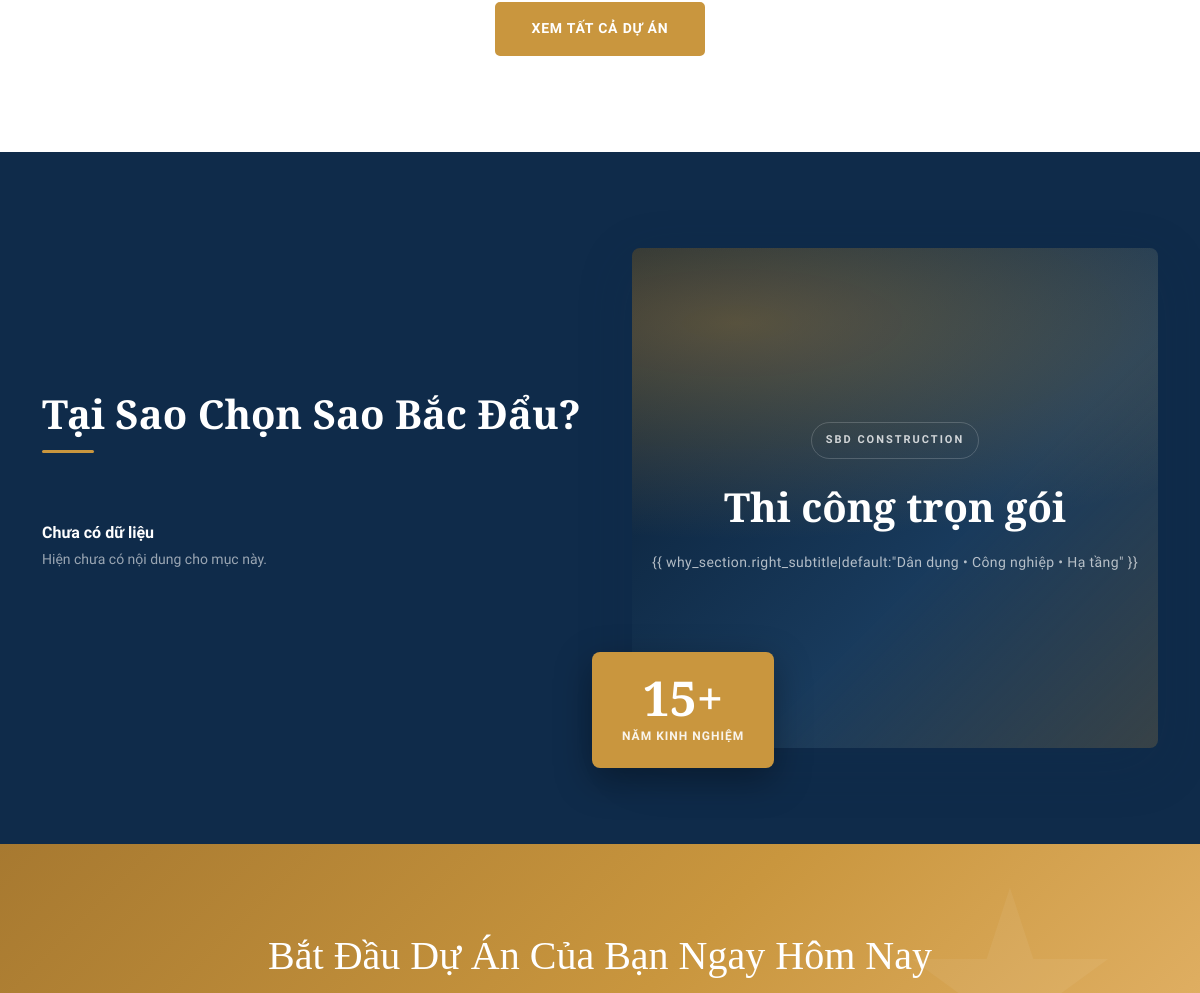
Before: / (middle part) with the older database file.
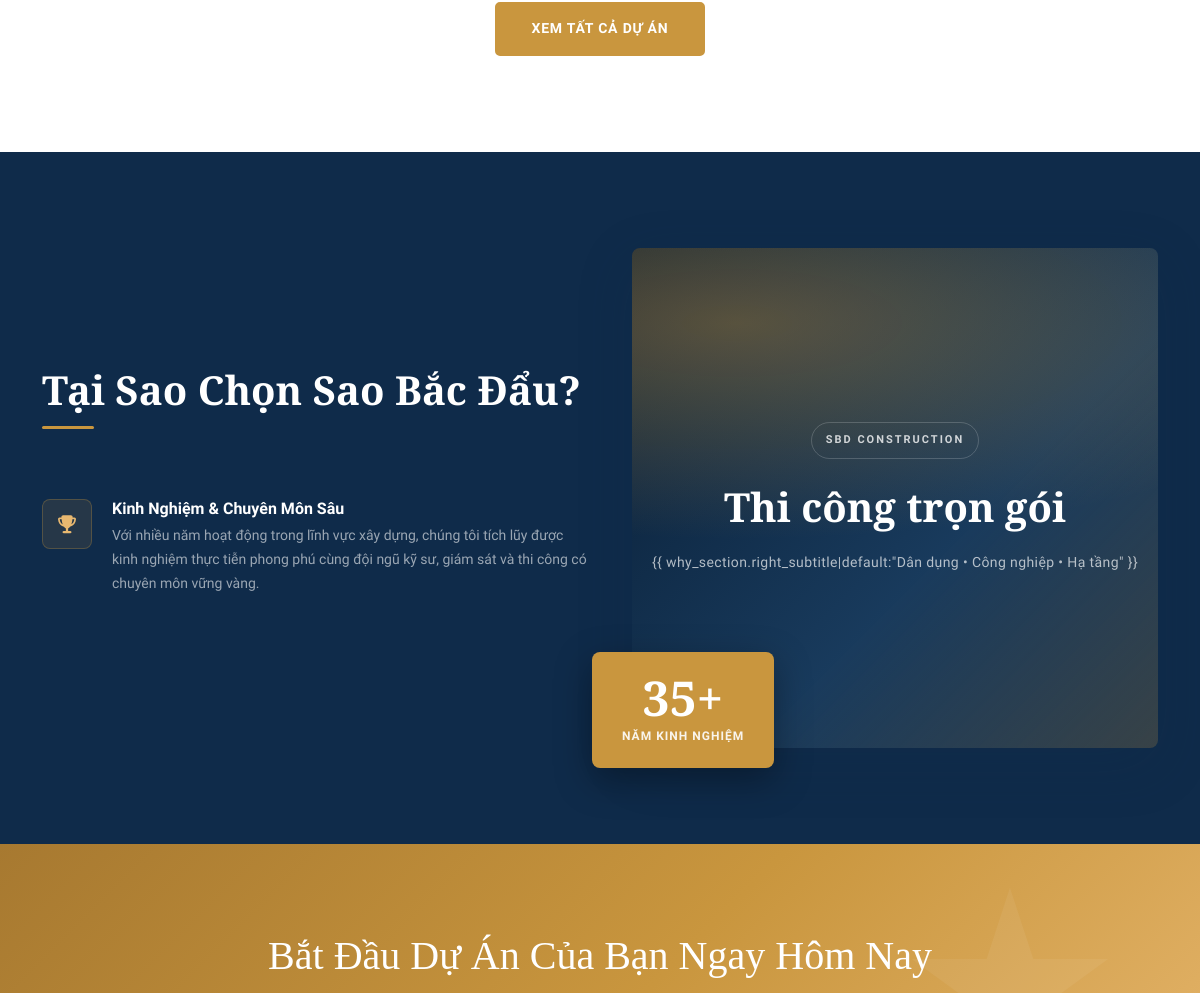
After: the same page with the newer database file.
### home/models.py (models this page shows, shortened)
class HomeWhyChooseSection(models.Model):
    section_title = models.CharField(
        max_length=255,
        default="Tại Sao Chọn Sao Bắc Đẩu?",
        verbose_name="Tiêu đề khối bên trái",
    )
    right_kicker = models.CharField(
        max_length=100,
        default="SBD Construction",
        verbose_name="Dòng nhỏ bên phải",
    )
    right_title = models.CharField(
        max_length=255,
        default="Thi công trọn gói",
        verbose_name="Tiêu đề lớn bên phải",
    )
    right_subtitle = models.CharField(
        max_length=255,
        default="Dân dụng • Công nghiệp • Hạ tầng",
        verbose_name="Dòng mô tả bên phải",
    )
    badge_number = models.CharField(
        max_length=20,
        default="15+",
        verbose_name="Số badge",
    )
    badge_label = models.CharField(
        max_length=100,
        default="Năm Kinh Nghiệm",
        verbose_name="Chữ dưới badge",
    )
    updated_at = models.DateTimeField(auto_now=True)
    class Meta:
        verbose_name = "Khối Tại Sao Chọn Chúng Tôi"
        verbose_name_plural = "Khối Tại Sao Chọn Chúng Tôi"

class HomeWhyChooseItem(models.Model):
    section = models.ForeignKey(
        HomeWhyChooseSection,
        on_delete=models.CASCADE,
        related_name="items",
        verbose_name="Khối",
    )
    icon = models.CharField(
        max_length=100,
        default="fa-solid fa-star",
        verbose_name="Icon Font Awesome",
        help_text="Ví dụ: fa fa-trophy hoặc fa-solid fa-shield",
    )
    title = models.CharField(max_length=255, verbose_name="Tiêu đề item")
    content = models.TextField(verbose_name="Nội dung item")
    order = models.PositiveIntegerField(default=0, verbose_name="Thứ tự")
    is_active = models.BooleanField(default=True, verbose_name="Hiển thị")
    created_at = models.DateTimeField(auto_now_add=True)
    class Meta:
        ordering = ["order", "created_at"]
        verbose_name = "Lý do chọn chúng tôi"
        verbose_name_plural = "Lý do chọn chúng tôi"

### home/views.py (the view)
# urls.py: path("", views.home, name="home"),
def home(request):
    projects = Project.objects.filter(is_featured=True)
    services = (
        Service.objects.filter(is_active=True, service_type__is_active=True)
        .select_related("service_type")
        .order_by(
            "service_type__order",
            "service_type__created_at",
            "order",
            "created_at",
        )
    )
    why_section = HomeWhyChooseSection.objects.first()
    why_items = HomeWhyChooseItem.objects.filter(is_active=True).order_by(
        "order", "created_at"
    )
    return render(
        request,
        "home/home.html",
        {
            "projects": projects,
            "services": services,
            "why_section": why_section,
            "why_items": why_items,
        },
    )

### home/context_processors.py (called while the page is built)
def site_contact(request):
    contact = (
        ContactInfo.objects.filter(is_active=True)
        .order_by("order", "created_at")
        .first()
    )
    unread_notifications_count = 0
    recent_notifications = []
    if request.user.is_authenticated:
        unread_notifications_count = Notification.objects.filter(
            user=request.user,
            is_read=False,
        ).count()
        recent_notifications = Notification.objects.filter(user=request.user)[:5]
    return {
        "site_contact": contact,
        "unread_notifications_count": unread_notifications_count,
        "recent_notifications": recent_notifications,
    }

### templates/home/home.html (shortened to what this page needs)
{% extends 'base.html' %} {% load static %} {% block content %}
<section class="featured-projects">
  <div class="container">
    <div class="text-center mt-4">
      <a href="{% url 'project' %}" class="btn-primary-custom">
        Xem Tất Cả Dự Án
      </a>
    </div>
  </div>
</section>
<section class="why-us">
  <div class="container">
    <div class="row align-items-center">
      <div class="col-lg-6 wow fadeInLeft">
        <div class="section-title text-left">
          <h2>
            {{ why_section.section_title|default:"Tại Sao Chọn Sao Bắc Đẩu?" }}
          </h2>
        </div>
        {% for item in why_items %}
        <div class="why-item">
          <div class="why-item-icon">
            <i class="{{ item.icon|default:'fa-solid fa-star' }}"></i>
          </div>
          <div class="why-item-content">
            <h5>{{ item.title }}</h5>
            <p>{{ item.content }}</p>
          </div>
        </div>
        {% empty %}
        <div class="why-item">
          <div class="why-item-content">
            <h5>Chưa có dữ liệu</h5>
            <p>Hiện chưa có nội dung cho mục này.</p>
          </div>
        </div>
        {% endfor %}
      </div>
      <div class="col-lg-6 wow fadeInRight mt-4 mt-lg-0">
        <div class="why-us-img" style="padding-left: 20px">
          <div
            class="why-us-media"
            role="img"
            aria-label="Năng lực thi công của Sao Bắc Đẩu"
          >
            <div class="why-us-media-inner">
              <div class="kicker">
                {{ why_section.right_kicker|default:"SBD Construction" }}
              </div>
              <div class="title">
                {{ why_section.right_title|default:"Thi công trọn gói" }}
              </div>
              <div class="sub">
                {{ why_section.right_subtitle|default:"Dân dụng • Công nghiệp •
                Hạ tầng" }}
              </div>
            </div>
          </div>
          <div class="experience-badge">
            <div class="years">
              {{ why_section.badge_number|default:"15+" }}
            </div>
            <div class="years-label">
              {{ why_section.badge_label|default:"Năm Kinh Nghiệm" }}
            </div>
          </div>
        </div>
      </div>
    </div>
  </div>
</section>
<section class="cta-section wow fadeIn">
  <div class="container">
    <h2>Bắt Đầu Dự Án Của Bạn Ngay Hôm Nay</h2>
  </div>
</section>
{% endblock %}

Changed rows visible on the page:
added HomeWhyChooseSection: section_title "Tại Sao Chọn Sao Bắc Đẩu?", right_kicker "SBD CONSTRUCTION", right_title "Thi công trọn gói", badge_number "35+", badge_label "NĂM KINH NGHIỆM"
added HomeWhyChooseItem: title "Kinh Nghiệm & Chuyên Môn Sâu", content "Với nhiều năm hoạt động trong lĩnh vực xây dựng, chúng tôi tích lũy được kinh nghiệm thực tiễn phong phú cùng đội ngũ kỹ sư, giám sát và thi công có chuyên môn vững vàng."
Other visible differences:
{{ why_section.section_title|default:"Tại Sao Chọn Sao Bắc Đẩu?" }}: "Tại Sao Chọn Sao Bắc Đẩu?" → (not shown)
{{ why_section.right_kicker|default:"SBD Construction" }}: "SBD CONSTRUCTION" → (not shown)
{{ why_section.right_title|default:"Thi công trọn gói" }}: "Thi công trọn gói" → (not shown)
{{ why_section.badge_number|default:"15+" }}: "15+" → (not shown)
{{ why_section.badge_label|default:"Năm Kinh Nghiệm" }}: "NĂM KINH NGHIỆM" → (not shown)
text no longer shown: "Chưa có dữ liệu Hiện chưa có nội dung cho mục này."
